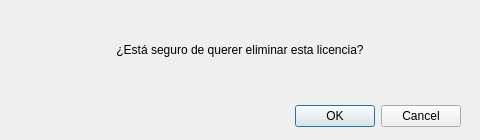
<?xml version="1.0" encoding="UTF-8"?>
<ui version="4.0">
 <class>Lic_Eliminar</class>
 <widget class="QDialog" name="Lic_Eliminar">
  <property name="geometry">
   <rect>
    <x>0</x>
    <y>0</y>
    <width>480</width>
    <height>140</height>
   </rect>
  </property>
  <property name="minimumSize">
   <size>
    <width>480</width>
    <height>140</height>
   </size>
  </property>
  <property name="maximumSize">
   <size>
    <width>480</width>
    <height>140</height>
   </size>
  </property>
  <property name="windowTitle">
   <string>Eliminar licencia</string>
  </property>
  <property name="modal">
   <bool>true</bool>
  </property>
  <widget class="QDialogButtonBox" name="buttonBox">
   <property name="geometry">
    <rect>
     <x>160</x>
     <y>100</y>
     <width>301</width>
     <height>32</height>
    </rect>
   </property>
   <property name="orientation">
    <enum>Qt::Horizontal</enum>
   </property>
   <property name="standardButtons">
    <set>QDialogButtonBox::Cancel|QDialogButtonBox::Ok</set>
   </property>
  </widget>
  <widget class="QLabel" name="lblMensaje">
   <property name="geometry">
    <rect>
     <x>0</x>
     <y>0</y>
     <width>480</width>
     <height>100</height>
    </rect>
   </property>
   <property name="text">
    <string>¿Está seguro de querer eliminar esta licencia?</string>
   </property>
   <property name="alignment">
    <set>Qt::AlignCenter</set>
   </property>
  </widget>
 </widget>
 <resources/>
 <connections>
  <connection>
   <sender>buttonBox</sender>
   <signal>accepted()</signal>
   <receiver>Lic_Eliminar</receiver>
   <slot>accept()</slot>
   <hints>
    <hint type="sourcelabel">
     <x>248</x>
     <y>254</y>
    </hint>
    <hint type="destinationlabel">
     <x>157</x>
     <y>274</y>
    </hint>
   </hints>
  </connection>
  <connection>
   <sender>buttonBox</sender>
   <signal>rejected()</signal>
   <receiver>Lic_Eliminar</receiver>
   <slot>reject()</slot>
   <hints>
    <hint type="sourcelabel">
     <x>316</x>
     <y>260</y>
    </hint>
    <hint type="destinationlabel">
     <x>286</x>
     <y>274</y>
    </hint>
   </hints>
  </connection>
 </connections>
</ui>
